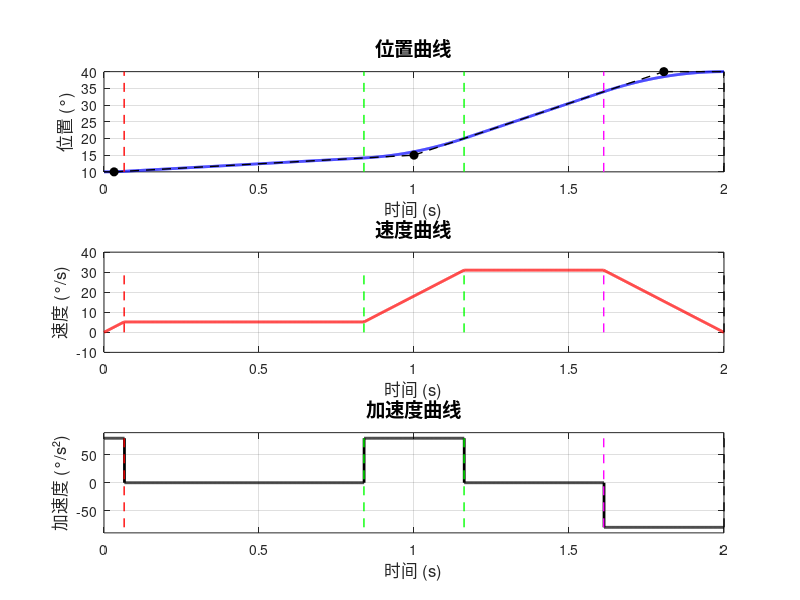

This chart was generated by the following MATLAB code:
%% 给定参数
theta1 = 10.0;   
theta2 = 15.0;   
theta3 = 40.0;   
td12 = 1.0;      
td23 = 1.0;      
acc = 80.0;      

t1 = 0.065;      
t2 = 0.323;       
t3 = 0.388;     

theta_dot12 = 5.168;   
theta_dot23 = 31.017;  

tA = td12 - t2/2;          % 过渡段开始时间
tB = td12 + t2/2;          % 过渡段结束时间
t_dec = td12 + td23 - t3;  % 减速段开始时间
total_time = td12 + td23;  % 总时间

%% 分段计算轨迹
dt = 0.001;    % 时间分辨率
t = 0:dt:total_time;
N = length(t);

% 初始化
theta = zeros(1, N);
theta_dot = zeros(1, N);
theta_ddot = zeros(1, N);

for i = 1:N
    ti = t(i);
    
    if ti <= t1
        % 第一阶段：加速段（0~t1）
        theta_ddot(i) = acc;
        theta_dot(i) = acc * ti;
        theta(i) = theta1 + 0.5 * acc * ti^2;
        
    elseif ti <= tA
        % 第二阶段：匀速段1（t1~tA）
        % 计算t1时刻的状态
        theta1_end = theta1 + 0.5 * acc * t1^2;
        
        theta_ddot(i) = 0;
        theta_dot(i) = theta_dot12;
        theta(i) = theta1_end + theta_dot12 * (ti - t1);
        
    elseif ti <= tB
        % 第三阶段：过渡段（tA~tB）
        % 计算tA时刻的状态
        theta1_end = theta1 + 0.5 * acc * t1^2;
        thetaA = theta1_end + theta_dot12 * (tA - t1);
        
        theta_ddot(i) = acc;
        theta_dot(i) = theta_dot12 + acc * (ti - tA);
        theta(i) = thetaA + theta_dot12 * (ti - tA) + 0.5 * acc * (ti - tA)^2;
        
    elseif ti <= t_dec
        % 第四阶段：匀速段2（tB~t_dec）
        % 计算tB时刻的状态
        theta1_end = theta1 + 0.5 * acc * t1^2;
        thetaA = theta1_end + theta_dot12 * (tA - t1);
        thetaB = thetaA + theta_dot12 * t2 + 0.5 * acc * t2^2;
        
        theta_ddot(i) = 0;
        theta_dot(i) = theta_dot23;
        theta(i) = thetaB + theta_dot23 * (ti - tB);
        
    else
        % 第五阶段：减速段（t_dec~total_time）
        % 计算t_dec时刻的状态
        theta1_end = theta1 + 0.5 * acc * t1^2;
        thetaA = theta1_end + theta_dot12 * (tA - t1);
        thetaB = thetaA + theta_dot12 * t2 + 0.5 * acc * t2^2;
        theta_dec = thetaB + theta_dot23 * (t_dec - tB);
        
        tau = ti - t_dec;
        theta_ddot(i) = -acc;
        theta_dot(i) = theta_dot23 - acc * tau;
        theta(i) = theta_dec + theta_dot23 * tau - 0.5 * acc * tau^2;
    end
end

%% 绘制图形
figure('Position', [100, 100, 1200, 800]);

% 1. 位置曲线
subplot(3, 1, 1);
plot(t, theta, 'b-', 'LineWidth', 2);
hold on;
% 标记关键点
plot([t1, t1], [min(theta), max(theta)], 'r--', 'LineWidth', 1);
plot([tA, tA], [min(theta), max(theta)], 'g--', 'LineWidth', 1);
plot([tB, tB], [min(theta), max(theta)], 'g--', 'LineWidth', 1);
plot([t_dec, t_dec], [min(theta), max(theta)], 'm--', 'LineWidth', 1);
plot([total_time, total_time], [min(theta), max(theta)], 'k--', 'LineWidth', 1);

plot([0, t1/2], [theta1, theta1], 'k--', 'LineWidth', 1);
plot([t1/2, td12], [theta1, theta2], 'k--', 'LineWidth', 1);
plot([td12, total_time-t3/2], [theta2, theta3], 'k--', 'LineWidth', 1);
plot([total_time-t3/2, total_time], [theta3, theta3], 'k--', 'LineWidth', 1);

% 标记路径点
plot(td12, theta2, 'ko', 'MarkerSize', 6, 'MarkerFaceColor', 'k');
plot(t1/2, theta1, 'ko', 'MarkerSize', 6, 'MarkerFaceColor', 'k');
plot(total_time-t3/2, theta3, 'ko', 'MarkerSize', 6, 'MarkerFaceColor', 'k');

xlabel('时间 (s)', 'FontSize', 12);
ylabel('位置 (°)', 'FontSize', 12);
title('位置曲线', 'FontSize', 14);
grid on;
xlim([0, total_time]);

% 2. 速度曲线
subplot(3, 1, 2);
plot(t, theta_dot, 'r-', 'LineWidth', 2);
hold on;
plot([t1, t1], [min(theta_dot), max(theta_dot)], 'r--', 'LineWidth', 1);
plot([tA, tA], [min(theta_dot), max(theta_dot)], 'g--', 'LineWidth', 1);
plot([tB, tB], [min(theta_dot), max(theta_dot)], 'g--', 'LineWidth', 1);
plot([t_dec, t_dec], [min(theta_dot), max(theta_dot)], 'm--', 'LineWidth', 1);
plot([total_time, total_time], [min(theta_dot), max(theta_dot)], 'k--', 'LineWidth', 1);

xlabel('时间 (s)', 'FontSize', 12);
ylabel('速度 (°/s)', 'FontSize', 12);
title('速度曲线', 'FontSize', 14);
grid on;
xlim([0, total_time]);

% 3. 加速度曲线
subplot(3, 1, 3);
stairs(t, theta_ddot, 'k-', 'LineWidth', 2); % 使用stairs显示分段常数
hold on;
plot([t1, t1], [min(theta_ddot), max(theta_ddot)], 'r--', 'LineWidth', 1);
plot([tA, tA], [min(theta_ddot), max(theta_ddot)], 'g--', 'LineWidth', 1);
plot([tB, tB], [min(theta_ddot), max(theta_ddot)], 'g--', 'LineWidth', 1);
plot([t_dec, t_dec], [min(theta_ddot), max(theta_ddot)], 'm--', 'LineWidth', 1);
plot([total_time, total_time], [min(theta_ddot), max(theta_ddot)], 'k--', 'LineWidth', 1);

xlabel('时间 (s)', 'FontSize', 12);
ylabel('加速度 (°/s²)', 'FontSize', 12);
title('加速度曲线', 'FontSize', 14);
grid on;
xlim([0, total_time]);
ylim([min(theta_ddot)-10, max(theta_ddot)+10]);
